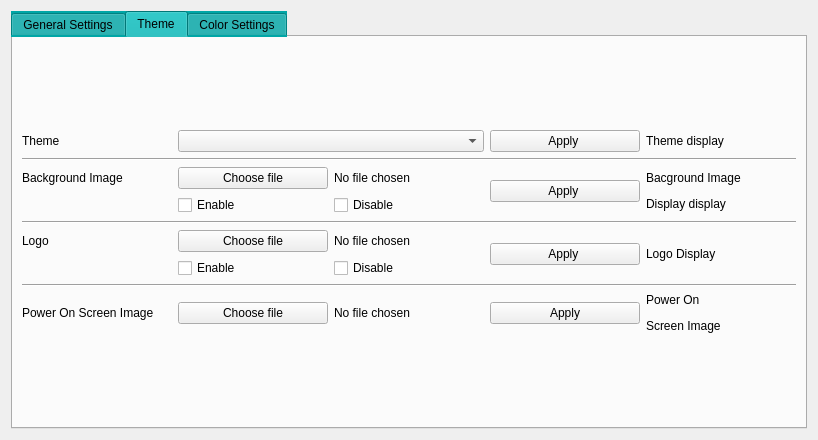
<?xml version="1.0" encoding="UTF-8"?>
<ui version="4.0">
 <class>SettingsQDialog</class>
 <widget class="QDialog" name="SettingsQDialog">
  <property name="geometry">
   <rect>
    <x>0</x>
    <y>0</y>
    <width>814</width>
    <height>440</height>
   </rect>
  </property>
  <property name="windowTitle">
   <string>Dialog</string>
  </property>
  <layout class="QGridLayout" name="gridLayout">
   <item row="0" column="0">
    <widget class="QTabWidget" name="tabWidget">
     <property name="enabled">
      <bool>true</bool>
     </property>
     <property name="minimumSize">
      <size>
       <width>0</width>
       <height>0</height>
      </size>
     </property>
     <property name="maximumSize">
      <size>
       <width>796</width>
       <height>477</height>
      </size>
     </property>
     <property name="whatsThis">
      <string>&lt;html&gt;&lt;head/&gt;&lt;body&gt;&lt;p&gt;&lt;br/&gt;&lt;/p&gt;&lt;/body&gt;&lt;/html&gt;</string>
     </property>
     <property name="styleSheet">
      <string notr="true">QTabBar{
background-color: rgb(0, 166, 166);
}
 </string>
     </property>
     <property name="currentIndex">
      <number>1</number>
     </property>
     <property name="tabBarAutoHide">
      <bool>false</bool>
     </property>
     <widget class="QWidget" name="tabGeneral">
      <attribute name="title">
       <string>General Settings</string>
      </attribute>
      <layout class="QGridLayout" name="gridLayout_5">
       <item row="0" column="0">
        <widget class="QLabel" name="labelLightTitle">
         <property name="minimumSize">
          <size>
           <width>67</width>
           <height>0</height>
          </size>
         </property>
         <property name="maximumSize">
          <size>
           <width>67</width>
           <height>19</height>
          </size>
         </property>
         <property name="text">
          <string>Lights</string>
         </property>
        </widget>
       </item>
       <item row="0" column="3">
        <widget class="QLabel" name="labelGasAlarmTitle">
         <property name="minimumSize">
          <size>
           <width>101</width>
           <height>0</height>
          </size>
         </property>
         <property name="maximumSize">
          <size>
           <width>101</width>
           <height>19</height>
          </size>
         </property>
         <property name="text">
          <string>Gas Alarms</string>
         </property>
        </widget>
       </item>
       <item row="1" column="0" rowspan="2" colspan="4">
        <widget class="Line" name="line_2">
         <property name="minimumSize">
          <size>
           <width>851</width>
           <height>0</height>
          </size>
         </property>
         <property name="maximumSize">
          <size>
           <width>851</width>
           <height>20</height>
          </size>
         </property>
         <property name="orientation">
          <enum>Qt::Horizontal</enum>
         </property>
        </widget>
       </item>
       <item row="2" column="1" rowspan="2">
        <layout class="QGridLayout" name="gridLayout_3">
         <item row="2" column="0">
          <widget class="QCheckBox" name="checkBoxDim3">
           <property name="minimumSize">
            <size>
             <width>72</width>
             <height>24</height>
            </size>
           </property>
           <property name="maximumSize">
            <size>
             <width>72</width>
             <height>24</height>
            </size>
           </property>
           <property name="text">
            <string>DIM3</string>
           </property>
          </widget>
         </item>
         <item row="1" column="0">
          <widget class="QCheckBox" name="checkBoxDim2">
           <property name="minimumSize">
            <size>
             <width>72</width>
             <height>24</height>
            </size>
           </property>
           <property name="maximumSize">
            <size>
             <width>72</width>
             <height>24</height>
            </size>
           </property>
           <property name="text">
            <string>DIM2</string>
           </property>
          </widget>
         </item>
         <item row="0" column="0">
          <widget class="QCheckBox" name="checkBoxDim1">
           <property name="minimumSize">
            <size>
             <width>72</width>
             <height>24</height>
            </size>
           </property>
           <property name="maximumSize">
            <size>
             <width>72</width>
             <height>24</height>
            </size>
           </property>
           <property name="text">
            <string>DIM1</string>
           </property>
          </widget>
         </item>
         <item row="3" column="0">
          <widget class="QCheckBox" name="checkBoxDim4">
           <property name="minimumSize">
            <size>
             <width>72</width>
             <height>24</height>
            </size>
           </property>
           <property name="maximumSize">
            <size>
             <width>72</width>
             <height>24</height>
            </size>
           </property>
           <property name="text">
            <string>DIM4</string>
           </property>
          </widget>
         </item>
        </layout>
       </item>
       <item row="2" column="2" rowspan="2">
        <widget class="Line" name="line">
         <property name="minimumSize">
          <size>
           <width>20</width>
           <height>0</height>
          </size>
         </property>
         <property name="maximumSize">
          <size>
           <width>20</width>
           <height>331</height>
          </size>
         </property>
         <property name="orientation">
          <enum>Qt::Vertical</enum>
         </property>
        </widget>
       </item>
       <item row="3" column="0">
        <layout class="QGridLayout" name="gridLayout_2">
         <item row="0" column="0">
          <widget class="QLabel" name="labelLight1">
           <property name="minimumSize">
            <size>
             <width>31</width>
             <height>0</height>
            </size>
           </property>
           <property name="maximumSize">
            <size>
             <width>31</width>
             <height>19</height>
            </size>
           </property>
           <property name="text">
            <string>L1</string>
           </property>
          </widget>
         </item>
         <item row="0" column="1">
          <widget class="QTextEdit" name="light1">
           <property name="minimumSize">
            <size>
             <width>171</width>
             <height>0</height>
            </size>
           </property>
           <property name="maximumSize">
            <size>
             <width>171</width>
             <height>31</height>
            </size>
           </property>
          </widget>
         </item>
         <item row="0" column="2">
          <widget class="QCheckBox" name="checkBoxLight1">
           <property name="minimumSize">
            <size>
             <width>51</width>
             <height>0</height>
            </size>
           </property>
           <property name="maximumSize">
            <size>
             <width>51</width>
             <height>24</height>
            </size>
           </property>
           <property name="text">
            <string>L1</string>
           </property>
          </widget>
         </item>
         <item row="1" column="0">
          <widget class="QLabel" name="labelLight2">
           <property name="minimumSize">
            <size>
             <width>31</width>
             <height>0</height>
            </size>
           </property>
           <property name="maximumSize">
            <size>
             <width>31</width>
             <height>19</height>
            </size>
           </property>
           <property name="text">
            <string>L2</string>
           </property>
          </widget>
         </item>
         <item row="1" column="1">
          <widget class="QTextEdit" name="light2">
           <property name="minimumSize">
            <size>
             <width>171</width>
             <height>0</height>
            </size>
           </property>
           <property name="maximumSize">
            <size>
             <width>171</width>
             <height>31</height>
            </size>
           </property>
          </widget>
         </item>
         <item row="1" column="2">
          <widget class="QCheckBox" name="checkBoxLight2">
           <property name="minimumSize">
            <size>
             <width>51</width>
             <height>0</height>
            </size>
           </property>
           <property name="maximumSize">
            <size>
             <width>51</width>
             <height>24</height>
            </size>
           </property>
           <property name="text">
            <string>L2</string>
           </property>
          </widget>
         </item>
         <item row="2" column="0">
          <widget class="QLabel" name="labelLight3">
           <property name="minimumSize">
            <size>
             <width>31</width>
             <height>0</height>
            </size>
           </property>
           <property name="maximumSize">
            <size>
             <width>31</width>
             <height>19</height>
            </size>
           </property>
           <property name="text">
            <string>L3</string>
           </property>
          </widget>
         </item>
         <item row="2" column="1">
          <widget class="QTextEdit" name="light3">
           <property name="minimumSize">
            <size>
             <width>171</width>
             <height>0</height>
            </size>
           </property>
           <property name="maximumSize">
            <size>
             <width>171</width>
             <height>31</height>
            </size>
           </property>
          </widget>
         </item>
         <item row="2" column="2">
          <widget class="QCheckBox" name="checkBoxLight3">
           <property name="minimumSize">
            <size>
             <width>51</width>
             <height>0</height>
            </size>
           </property>
           <property name="maximumSize">
            <size>
             <width>51</width>
             <height>24</height>
            </size>
           </property>
           <property name="text">
            <string>L3</string>
           </property>
          </widget>
         </item>
         <item row="3" column="0">
          <widget class="QLabel" name="labelLight4">
           <property name="minimumSize">
            <size>
             <width>31</width>
             <height>0</height>
            </size>
           </property>
           <property name="maximumSize">
            <size>
             <width>31</width>
             <height>19</height>
            </size>
           </property>
           <property name="text">
            <string>L4</string>
           </property>
          </widget>
         </item>
         <item row="3" column="1">
          <widget class="QTextEdit" name="light4">
           <property name="minimumSize">
            <size>
             <width>171</width>
             <height>0</height>
            </size>
           </property>
           <property name="maximumSize">
            <size>
             <width>171</width>
             <height>31</height>
            </size>
           </property>
          </widget>
         </item>
         <item row="3" column="2">
          <widget class="QCheckBox" name="checkBoxLight4">
           <property name="minimumSize">
            <size>
             <width>51</width>
             <height>0</height>
            </size>
           </property>
           <property name="maximumSize">
            <size>
             <width>51</width>
             <height>24</height>
            </size>
           </property>
           <property name="text">
            <string>L4</string>
           </property>
          </widget>
         </item>
         <item row="4" column="0">
          <widget class="QLabel" name="labelLight5">
           <property name="minimumSize">
            <size>
             <width>31</width>
             <height>0</height>
            </size>
           </property>
           <property name="maximumSize">
            <size>
             <width>31</width>
             <height>19</height>
            </size>
           </property>
           <property name="text">
            <string>L5</string>
           </property>
          </widget>
         </item>
         <item row="4" column="1">
          <widget class="QTextEdit" name="light5">
           <property name="minimumSize">
            <size>
             <width>171</width>
             <height>0</height>
            </size>
           </property>
           <property name="maximumSize">
            <size>
             <width>171</width>
             <height>31</height>
            </size>
           </property>
          </widget>
         </item>
         <item row="4" column="2">
          <widget class="QCheckBox" name="checkBoxLight5">
           <property name="minimumSize">
            <size>
             <width>51</width>
             <height>0</height>
            </size>
           </property>
           <property name="maximumSize">
            <size>
             <width>51</width>
             <height>24</height>
            </size>
           </property>
           <property name="text">
            <string>L5</string>
           </property>
          </widget>
         </item>
         <item row="5" column="0">
          <widget class="QLabel" name="labelLight6">
           <property name="minimumSize">
            <size>
             <width>31</width>
             <height>0</height>
            </size>
           </property>
           <property name="maximumSize">
            <size>
             <width>31</width>
             <height>19</height>
            </size>
           </property>
           <property name="text">
            <string>L6</string>
           </property>
          </widget>
         </item>
         <item row="5" column="1">
          <widget class="QTextEdit" name="light6">
           <property name="minimumSize">
            <size>
             <width>171</width>
             <height>0</height>
            </size>
           </property>
           <property name="maximumSize">
            <size>
             <width>171</width>
             <height>31</height>
            </size>
           </property>
          </widget>
         </item>
         <item row="5" column="2">
          <widget class="QCheckBox" name="checkBoxLight6">
           <property name="minimumSize">
            <size>
             <width>51</width>
             <height>0</height>
            </size>
           </property>
           <property name="maximumSize">
            <size>
             <width>51</width>
             <height>24</height>
            </size>
           </property>
           <property name="text">
            <string>L6</string>
           </property>
          </widget>
         </item>
        </layout>
       </item>
       <item row="3" column="3">
        <layout class="QGridLayout" name="gridLayout_4">
         <item row="0" column="0">
          <widget class="QCheckBox" name="checkBoxGas1">
           <property name="minimumSize">
            <size>
             <width>51</width>
             <height>0</height>
            </size>
           </property>
           <property name="maximumSize">
            <size>
             <width>51</width>
             <height>24</height>
            </size>
           </property>
           <property name="text">
            <string>G1</string>
           </property>
          </widget>
         </item>
         <item row="0" column="1">
          <widget class="QTextEdit" name="gasNameEdit1">
           <property name="minimumSize">
            <size>
             <width>171</width>
             <height>0</height>
            </size>
           </property>
           <property name="maximumSize">
            <size>
             <width>171</width>
             <height>31</height>
            </size>
           </property>
          </widget>
         </item>
         <item row="1" column="0">
          <widget class="QCheckBox" name="checkBoxGas2">
           <property name="minimumSize">
            <size>
             <width>51</width>
             <height>0</height>
            </size>
           </property>
           <property name="maximumSize">
            <size>
             <width>51</width>
             <height>24</height>
            </size>
           </property>
           <property name="text">
            <string>G2</string>
           </property>
          </widget>
         </item>
         <item row="1" column="1">
          <widget class="QTextEdit" name="gasNameEdit2">
           <property name="minimumSize">
            <size>
             <width>171</width>
             <height>0</height>
            </size>
           </property>
           <property name="maximumSize">
            <size>
             <width>171</width>
             <height>31</height>
            </size>
           </property>
          </widget>
         </item>
         <item row="2" column="0">
          <widget class="QCheckBox" name="checkBoxGas3">
           <property name="minimumSize">
            <size>
             <width>51</width>
             <height>0</height>
            </size>
           </property>
           <property name="maximumSize">
            <size>
             <width>51</width>
             <height>24</height>
            </size>
           </property>
           <property name="text">
            <string>G3</string>
           </property>
          </widget>
         </item>
         <item row="2" column="1">
          <widget class="QTextEdit" name="gasNameEdit3">
           <property name="minimumSize">
            <size>
             <width>171</width>
             <height>0</height>
            </size>
           </property>
           <property name="maximumSize">
            <size>
             <width>171</width>
             <height>31</height>
            </size>
           </property>
          </widget>
         </item>
         <item row="3" column="0">
          <widget class="QCheckBox" name="checkBoxGas4">
           <property name="minimumSize">
            <size>
             <width>51</width>
             <height>0</height>
            </size>
           </property>
           <property name="maximumSize">
            <size>
             <width>51</width>
             <height>24</height>
            </size>
           </property>
           <property name="text">
            <string>G4</string>
           </property>
          </widget>
         </item>
         <item row="3" column="1">
          <widget class="QTextEdit" name="gasNameEdit4">
           <property name="minimumSize">
            <size>
             <width>171</width>
             <height>0</height>
            </size>
           </property>
           <property name="maximumSize">
            <size>
             <width>171</width>
             <height>31</height>
            </size>
           </property>
          </widget>
         </item>
         <item row="4" column="0">
          <widget class="QCheckBox" name="checkBoxGas5">
           <property name="minimumSize">
            <size>
             <width>61</width>
             <height>0</height>
            </size>
           </property>
           <property name="maximumSize">
            <size>
             <width>61</width>
             <height>24</height>
            </size>
           </property>
           <property name="text">
            <string>G5</string>
           </property>
          </widget>
         </item>
         <item row="4" column="1">
          <widget class="QTextEdit" name="gasNameEdit5">
           <property name="minimumSize">
            <size>
             <width>171</width>
             <height>0</height>
            </size>
           </property>
           <property name="maximumSize">
            <size>
             <width>171</width>
             <height>31</height>
            </size>
           </property>
          </widget>
         </item>
         <item row="5" column="0">
          <widget class="QCheckBox" name="checkBoxGas6">
           <property name="minimumSize">
            <size>
             <width>51</width>
             <height>0</height>
            </size>
           </property>
           <property name="maximumSize">
            <size>
             <width>51</width>
             <height>24</height>
            </size>
           </property>
           <property name="text">
            <string>G6</string>
           </property>
          </widget>
         </item>
         <item row="5" column="1">
          <widget class="QTextEdit" name="gasNameEdit6">
           <property name="minimumSize">
            <size>
             <width>171</width>
             <height>0</height>
            </size>
           </property>
           <property name="maximumSize">
            <size>
             <width>171</width>
             <height>31</height>
            </size>
           </property>
          </widget>
         </item>
         <item row="6" column="0">
          <widget class="QCheckBox" name="checkBoxGas7">
           <property name="minimumSize">
            <size>
             <width>51</width>
             <height>0</height>
            </size>
           </property>
           <property name="maximumSize">
            <size>
             <width>51</width>
             <height>24</height>
            </size>
           </property>
           <property name="text">
            <string>G7</string>
           </property>
          </widget>
         </item>
         <item row="6" column="1">
          <widget class="QTextEdit" name="gasNameEdit7">
           <property name="minimumSize">
            <size>
             <width>171</width>
             <height>0</height>
            </size>
           </property>
           <property name="maximumSize">
            <size>
             <width>171</width>
             <height>31</height>
            </size>
           </property>
          </widget>
         </item>
         <item row="7" column="0" colspan="2">
          <widget class="QCheckBox" name="checkBoxDifferentialPressure">
           <property name="minimumSize">
            <size>
             <width>241</width>
             <height>0</height>
            </size>
           </property>
           <property name="maximumSize">
            <size>
             <width>241</width>
             <height>24</height>
            </size>
           </property>
           <property name="text">
            <string>Differential Pressure</string>
           </property>
          </widget>
         </item>
        </layout>
       </item>
       <item row="4" column="0" colspan="4">
        <widget class="Line" name="line_3">
         <property name="minimumSize">
          <size>
           <width>851</width>
           <height>0</height>
          </size>
         </property>
         <property name="maximumSize">
          <size>
           <width>851</width>
           <height>20</height>
          </size>
         </property>
         <property name="orientation">
          <enum>Qt::Horizontal</enum>
         </property>
        </widget>
       </item>
       <item row="5" column="3">
        <widget class="QPushButton" name="buttonApplyGeneral">
         <property name="minimumSize">
          <size>
           <width>161</width>
           <height>0</height>
          </size>
         </property>
         <property name="maximumSize">
          <size>
           <width>161</width>
           <height>31</height>
          </size>
         </property>
         <property name="text">
          <string>Apply</string>
         </property>
        </widget>
       </item>
      </layout>
      <zorder>labelLightTitle</zorder>
      <zorder>buttonApplyGeneral</zorder>
      <zorder>labelGasAlarmTitle</zorder>
      <zorder>line</zorder>
      <zorder>line_2</zorder>
      <zorder>line_3</zorder>
     </widget>
     <widget class="QWidget" name="tabTheme">
      <attribute name="title">
       <string>Theme</string>
      </attribute>
      <layout class="QGridLayout" name="gridLayout_7">
       <item row="0" column="0">
        <layout class="QGridLayout" name="gridLayout_6">
         <item row="0" column="0">
          <widget class="QLabel" name="labelTheme">
           <property name="text">
            <string>Theme</string>
           </property>
          </widget>
         </item>
         <item row="0" column="1" colspan="2">
          <widget class="QComboBox" name="comboBoxTheme"/>
         </item>
         <item row="0" column="3">
          <widget class="QPushButton" name="buttonApplyTheme">
           <property name="text">
            <string>Apply </string>
           </property>
          </widget>
         </item>
         <item row="0" column="4">
          <widget class="QLabel" name="labelDisplayTheme">
           <property name="text">
            <string>Theme display</string>
           </property>
           <property name="scaledContents">
            <bool>true</bool>
           </property>
          </widget>
         </item>
         <item row="1" column="0" colspan="5">
          <widget class="Line" name="line_10">
           <property name="orientation">
            <enum>Qt::Horizontal</enum>
           </property>
          </widget>
         </item>
         <item row="2" column="0">
          <widget class="QLabel" name="labelBackGroundImage">
           <property name="text">
            <string>Background Image</string>
           </property>
          </widget>
         </item>
         <item row="2" column="1">
          <widget class="QPushButton" name="chooseBackGroundImage">
           <property name="text">
            <string>Choose file</string>
           </property>
          </widget>
         </item>
         <item row="2" column="2">
          <widget class="QLabel" name="displayBackGroundImagePath">
           <property name="text">
            <string>No file chosen</string>
           </property>
           <property name="wordWrap">
            <bool>true</bool>
           </property>
          </widget>
         </item>
         <item row="2" column="3" rowspan="2">
          <widget class="QPushButton" name="buttonApplyBackGroundImage">
           <property name="text">
            <string>Apply </string>
           </property>
          </widget>
         </item>
         <item row="2" column="4" rowspan="2">
          <widget class="QLabel" name="labelDisplayBackGroundImage">
           <property name="text">
            <string>&lt;html&gt;&lt;head/&gt;&lt;body&gt;&lt;p align=&quot;justify&quot;&gt;Bacground Image &lt;/p&gt;&lt;p align=&quot;justify&quot;&gt;Display display&lt;/p&gt;&lt;/body&gt;&lt;/html&gt;</string>
           </property>
           <property name="scaledContents">
            <bool>true</bool>
           </property>
          </widget>
         </item>
         <item row="3" column="1">
          <widget class="QCheckBox" name="enableBackGroundImage">
           <property name="text">
            <string>Enable</string>
           </property>
          </widget>
         </item>
         <item row="3" column="2">
          <widget class="QCheckBox" name="disableBackGroundImage">
           <property name="text">
            <string>Disable</string>
           </property>
          </widget>
         </item>
         <item row="4" column="0" colspan="5">
          <widget class="Line" name="line_11">
           <property name="orientation">
            <enum>Qt::Horizontal</enum>
           </property>
          </widget>
         </item>
         <item row="5" column="0">
          <widget class="QLabel" name="labelLogo">
           <property name="text">
            <string>Logo</string>
           </property>
          </widget>
         </item>
         <item row="5" column="1">
          <widget class="QPushButton" name="chooseLogo">
           <property name="text">
            <string>Choose file</string>
           </property>
          </widget>
         </item>
         <item row="5" column="2">
          <widget class="QLabel" name="displayLogoPath">
           <property name="text">
            <string>No file chosen</string>
           </property>
          </widget>
         </item>
         <item row="5" column="3" rowspan="2">
          <widget class="QPushButton" name="buttonApplyLogo">
           <property name="text">
            <string>Apply </string>
           </property>
          </widget>
         </item>
         <item row="5" column="4" rowspan="2">
          <widget class="QLabel" name="labelDisplayLogo">
           <property name="text">
            <string>Logo Display</string>
           </property>
           <property name="scaledContents">
            <bool>true</bool>
           </property>
          </widget>
         </item>
         <item row="6" column="1">
          <widget class="QCheckBox" name="enableLogo">
           <property name="text">
            <string>Enable</string>
           </property>
          </widget>
         </item>
         <item row="6" column="2">
          <widget class="QCheckBox" name="disableLogo">
           <property name="text">
            <string>Disable</string>
           </property>
          </widget>
         </item>
         <item row="7" column="0" colspan="5">
          <widget class="Line" name="line_12">
           <property name="orientation">
            <enum>Qt::Horizontal</enum>
           </property>
          </widget>
         </item>
         <item row="8" column="0">
          <widget class="QLabel" name="labelPowerOnImage">
           <property name="text">
            <string>Power On Screen Image</string>
           </property>
          </widget>
         </item>
         <item row="8" column="1">
          <widget class="QPushButton" name="choosePowerOnScreenImage">
           <property name="text">
            <string>Choose file</string>
           </property>
          </widget>
         </item>
         <item row="8" column="2">
          <widget class="QLabel" name="labelDisplayPowerOnScreenImage">
           <property name="text">
            <string>No file chosen</string>
           </property>
          </widget>
         </item>
         <item row="8" column="3">
          <widget class="QPushButton" name="buttonPowerOnScreenImage">
           <property name="text">
            <string>Apply</string>
           </property>
          </widget>
         </item>
         <item row="8" column="4">
          <widget class="QLabel" name="labelDisplayPowerOnScreenImage_2">
           <property name="text">
            <string>&lt;html&gt;&lt;head/&gt;&lt;body&gt;&lt;p&gt;Power On &lt;/p&gt;&lt;p&gt;Screen Image&lt;/p&gt;&lt;/body&gt;&lt;/html&gt;</string>
           </property>
           <property name="scaledContents">
            <bool>true</bool>
           </property>
          </widget>
         </item>
        </layout>
       </item>
      </layout>
     </widget>
     <widget class="QWidget" name="tabColor">
      <attribute name="title">
       <string>Color Settings</string>
      </attribute>
      <widget class="QLabel" name="labelBorderColor">
       <property name="geometry">
        <rect>
         <x>40</x>
         <y>40</y>
         <width>91</width>
         <height>31</height>
        </rect>
       </property>
       <property name="text">
        <string>Border Color:</string>
       </property>
      </widget>
      <widget class="QLabel" name="labelBackGroundColor">
       <property name="geometry">
        <rect>
         <x>40</x>
         <y>90</y>
         <width>131</width>
         <height>31</height>
        </rect>
       </property>
       <property name="text">
        <string>Background Color:</string>
       </property>
      </widget>
      <widget class="QLabel" name="labelTextColor">
       <property name="geometry">
        <rect>
         <x>40</x>
         <y>140</y>
         <width>81</width>
         <height>41</height>
        </rect>
       </property>
       <property name="text">
        <string>Text Color:</string>
       </property>
      </widget>
      <widget class="QLabel" name="labelIconColor">
       <property name="geometry">
        <rect>
         <x>40</x>
         <y>190</y>
         <width>81</width>
         <height>41</height>
        </rect>
       </property>
       <property name="text">
        <string>Icon Color:</string>
       </property>
      </widget>
      <widget class="QPushButton" name="iconColor">
       <property name="geometry">
        <rect>
         <x>240</x>
         <y>190</y>
         <width>101</width>
         <height>31</height>
        </rect>
       </property>
       <property name="text">
        <string/>
       </property>
       <property name="icon">
        <iconset>
         <normaloff>icon/fan_white.png</normaloff>icon/fan_white.png</iconset>
       </property>
       <property name="iconSize">
        <size>
         <width>24</width>
         <height>24</height>
        </size>
       </property>
      </widget>
      <widget class="QToolButton" name="borderColor">
       <property name="geometry">
        <rect>
         <x>240</x>
         <y>40</y>
         <width>101</width>
         <height>31</height>
        </rect>
       </property>
       <property name="text">
        <string/>
       </property>
      </widget>
      <widget class="QToolButton" name="backgroundColor">
       <property name="geometry">
        <rect>
         <x>240</x>
         <y>90</y>
         <width>101</width>
         <height>31</height>
        </rect>
       </property>
       <property name="text">
        <string/>
       </property>
      </widget>
      <widget class="QToolButton" name="textColor">
       <property name="geometry">
        <rect>
         <x>240</x>
         <y>140</y>
         <width>101</width>
         <height>31</height>
        </rect>
       </property>
       <property name="text">
        <string/>
       </property>
      </widget>
      <widget class="QPushButton" name="applyColor">
       <property name="geometry">
        <rect>
         <x>150</x>
         <y>270</y>
         <width>141</width>
         <height>31</height>
        </rect>
       </property>
       <property name="text">
        <string>Apply</string>
       </property>
      </widget>
     </widget>
    </widget>
   </item>
  </layout>
 </widget>
 <resources/>
 <connections/>
</ui>
